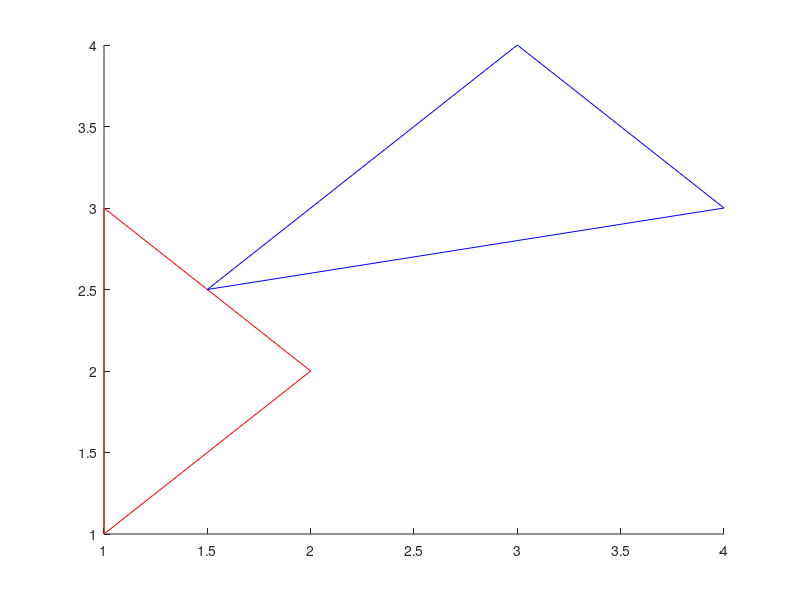

MATLAB code for this plot: (Note: this script raises an error after producing the figure.)
% x = rand(1,3); 
% y = rand(1,3); 
% P1 = [x;y]';
% 
% x = rand(1,3); 
% y = rand(1,3); 
% P2 = [x;y]';

x = [1,2,1]; 
y = [1,2,3]; 
P1 = [x;y]';

x = [1.5,3,4]; 
y = [2.5,4,3]; 
P2 = [x;y]';

line([P1(:,1)' P1(1,1)],[P1(:,2)' P1(1,2)],'Color','r')
line([P2(:,1)' P2(1,1)],[P2(:,2)' P2(1,2)],'Color','b')

flag = triangle_intersection(P1,P2);
if flag == 1
    disp("Intersection")
else
    disp("No Intersection")
end